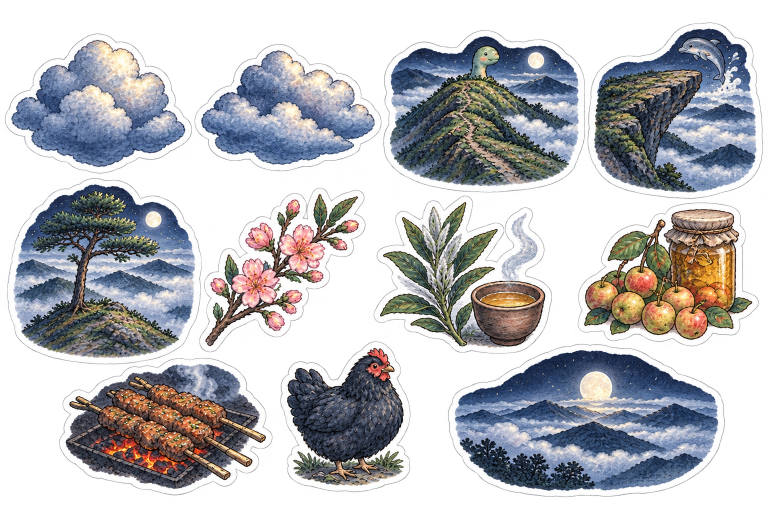
#> input picture taxua-2026/figures/raw/Watercolor Adventure Sticker Collection Night.png, 1536 x 1024 px (shown at 1/2 size)
$ python extract_night_stickers.py
#> lines starting #> are read from the running program, lines starting #| are printed output that depends on the picture; after the words box and inside, x2 and y2 are one past the last pixel; in counts of white or black regions, pixels touching at a corner belong together
"""Split the night sheet and normalize day/night WebP pairs for equal visual size.

One-off asset utility, not a website/build dependency. Requires Pillow, NumPy,
and SciPy. Run from any directory: python3 scripts/extract_night_stickers.py
"""
from pathlib import Path
from math import ceil, sqrt

import numpy as np
from PIL import Image
from scipy import ndimage

ROOT = Path(__file__).resolve().parents[1]
SOURCE = ROOT / 'figures/raw/Watercolor Adventure Sticker Collection Night.png'
OUTPUT = ROOT / 'figures/decor'
MARGIN = 5
# Centers identify subjects independently of connected-component numbering.
CENTERS = {
    'cloud_1': (190, 210),
    'cloud_2': (580, 220),
    'dino_ridge': (970, 240),
    'dolphin_rock': (1350, 240),
    'lone_tree': (210, 550),
    'peach_branch': (560, 550),
    'shan_tea': (920, 550),
    'tao_meo': (1360, 560),
    'pork_skewer': (330, 850),
    'black_chicken': (700, 850),
    'mountain_sky': (1160, 850),
}


def visible_size(image):
    """Measure solid artwork, rather than its transparent canvas or faint halo."""
    alpha = np.array(image)[:, :, 3]
    ys, xs = np.where(alpha > 128)
    if not len(xs):
        raise ValueError('Sticker has no opaque artwork')
    return int(xs.max() - xs.min() + 1), int(ys.max() - ys.min() + 1)


def save_webp_pair(name, night):
    day = Image.open(OUTPUT / f'{name}_day.png').convert('RGBA')
    day_size, night_size = visible_size(day), visible_size(night)
    day_art, night_art = day.crop(day.getbbox()), night.crop(night.getbbox())
    # Equal bounding-box area balances width and height differences between the
    # two drawings. A uniform scale preserves the night illustration's proportions.
    scale = sqrt((day_size[0] * day_size[1]) / (night_size[0] * night_size[1]))
    night_art = night_art.resize(
        (round(night_art.width * scale), round(night_art.height * scale)),
        Image.Resampling.LANCZOS)
    # Both WebPs share one canvas and aspect ratio, so width-limited decorations,
    # height-limited cards and object-fit thumbnails all keep the same sizing.
    # Expand only enough to retain both complete outlines and a small safe margin.
    frame_scale = max(
        (max(day_art.width, night_art.width) + 2 * MARGIN) / day.width,
        (max(day_art.height, night_art.height) + 2 * MARGIN) / day.height)
    canvas_size = (ceil(day.width * frame_scale), ceil(day.height * frame_scale))
    for mode, art in [('day', day_art), ('night', night_art)]:
        frame = Image.new('RGBA', canvas_size)
        frame.paste(art, ((frame.width - art.width) // 2, (frame.height - art.height) // 2))
        frame.save(OUTPUT / f'{name}_{mode}.webp', quality=86, method=6)
    return canvas_size


def main():
    pixels = np.array(Image.open(SOURCE).convert('RGBA'))
#> pixels is the input picture: shape (1024, 1536, 4); mean R, G, B, A 152.8, 153.1, 157.5, 153
    alpha = pixels[:, :, 3]
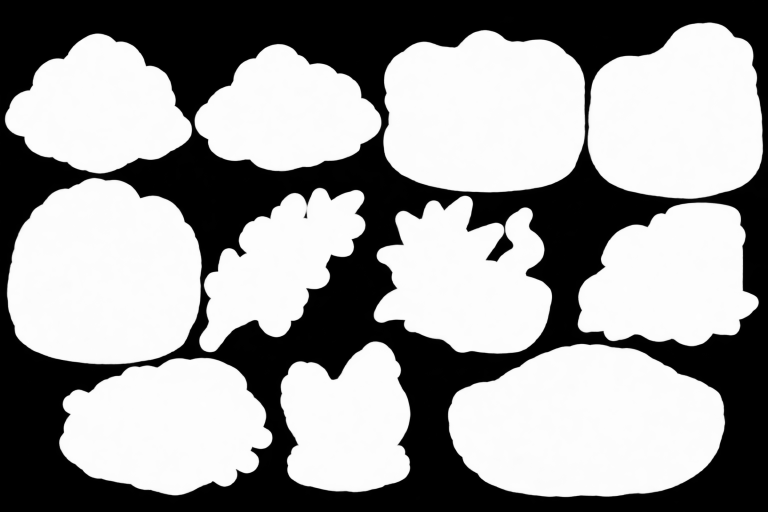
#> alpha: shape (1024, 1536) (shown at 1/2 size); min 0, max 254, mean 153
    labels, _ = ndimage.label(alpha > 128)
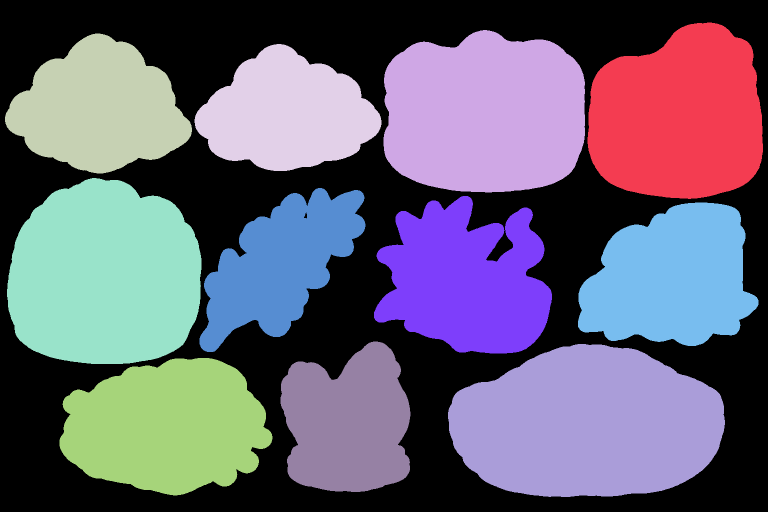
#> labels: shape (1024, 1536) int32 (shown at 1/2 size); 12 distinct labels, from 0 to 11; one colour per label, 0 black
    distance, nearest = ndimage.distance_transform_edt(
        labels == 0, return_indices=True)
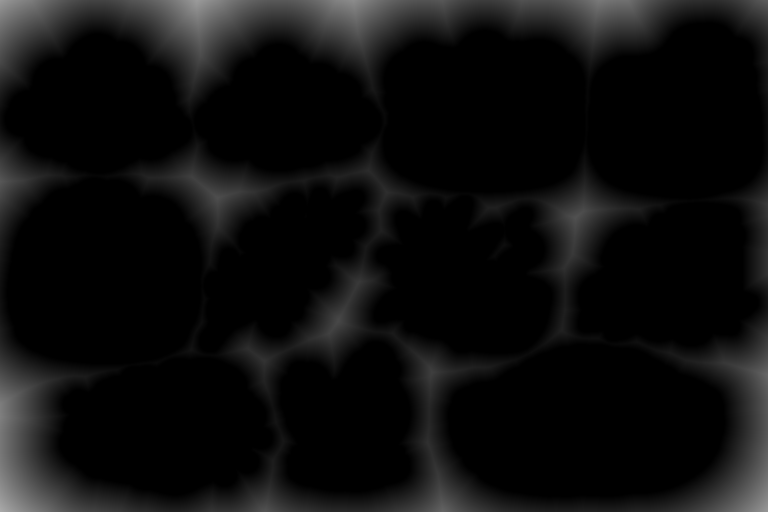
#> distance: shape (1024, 1536) float64 (shown at 1/2 size); min 0, max 170.7, mean 14
    nearest_labels = labels[tuple(nearest)]
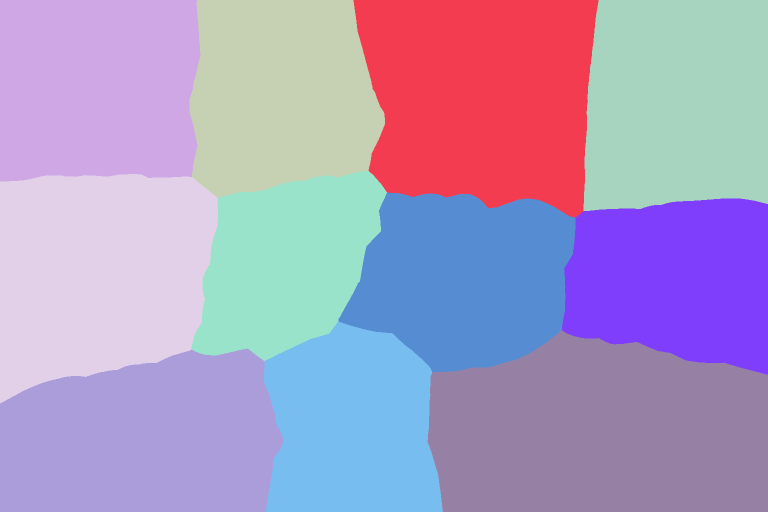
#> nearest_labels: shape (1024, 1536) int32 (shown at 1/2 size); 11 distinct labels, from 1 to 11; one colour per label, 0 black
    selected = set()
    OUTPUT.mkdir(parents=True, exist_ok=True)
    for name, (x, y) in CENTERS.items():
        component = int(labels[y, x])
#> component = 3
        if not component or component in selected:
            raise ValueError(f'Invalid or duplicate subject center: {name}')
        selected.add(component)
        # Retain anti-aliased alpha around this subject only. A rectangular crop
        # alone would pick up fragments of adjacent stickers in this tight sheet.
        mask = (nearest_labels == component) & (distance <= 4) & (alpha > 8)
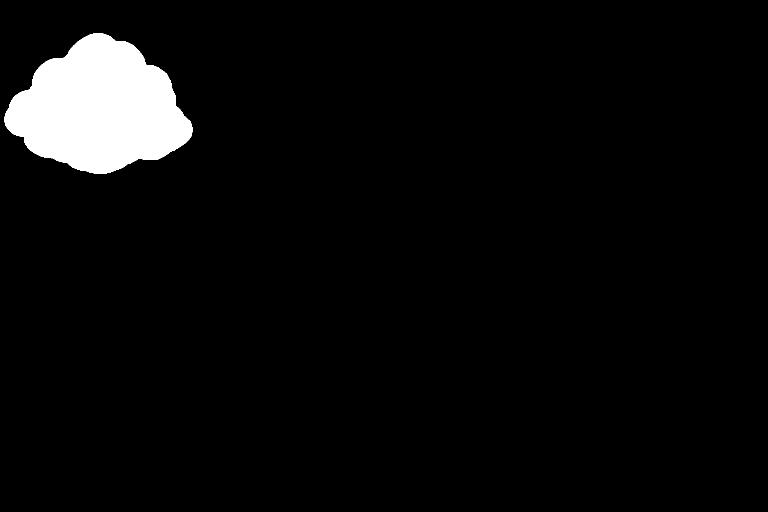
#> mask: shape (1024, 1536) bool (shown at 1/2 size); 4.4% white; 1 white region, box (x1, y1, x2, y2) and area: (9, 66, 385, 348) 69889
        ys, xs = np.where(mask)
        box = (int(xs.min()), int(ys.min()), int(xs.max()) + 1, int(ys.max()) + 1)
#> box = (9, 66, 385, 348)
        left, top, right, bottom = box
#> left = 9; top = 66; right = 385; bottom = 348
        cut = pixels[top:bottom, left:right].copy()
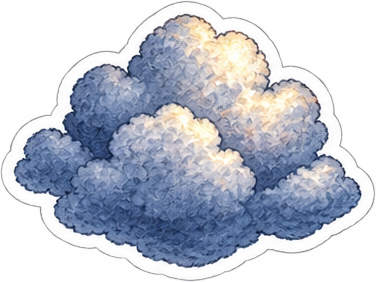
#> cut: shape (282, 376, 4); mean R, G, B, A 163.1, 169, 182.5, 163.9; transparent parts drawn white
        cut[~mask[top:bottom, left:right]] = 0
        sticker = Image.fromarray(cut)
        padded = Image.new('RGBA', (sticker.width + 2 * MARGIN, sticker.height + 2 * MARGIN))
#> padded: PIL image 386x292 RGBA; every value is 0
        padded.paste(sticker, (MARGIN, MARGIN))
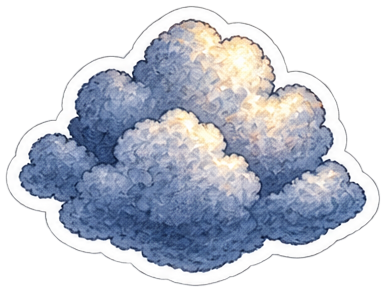
#> padded: PIL image 386x292 RGBA; mean R, G, B, A 96.9, 102.1, 113.7, 154.1; transparent parts drawn white
        base = OUTPUT / f'{name}_night'
        padded.save(base.with_suffix('.png'), optimize=True)
        canvas_size = save_webp_pair(name, padded)
        print(f'{name}: PNG {padded.size}, paired WebP {canvas_size}, source bounds {box}')


if __name__ == '__main__':
#> (the run stopped early here; a loop or call above may not have finished)
